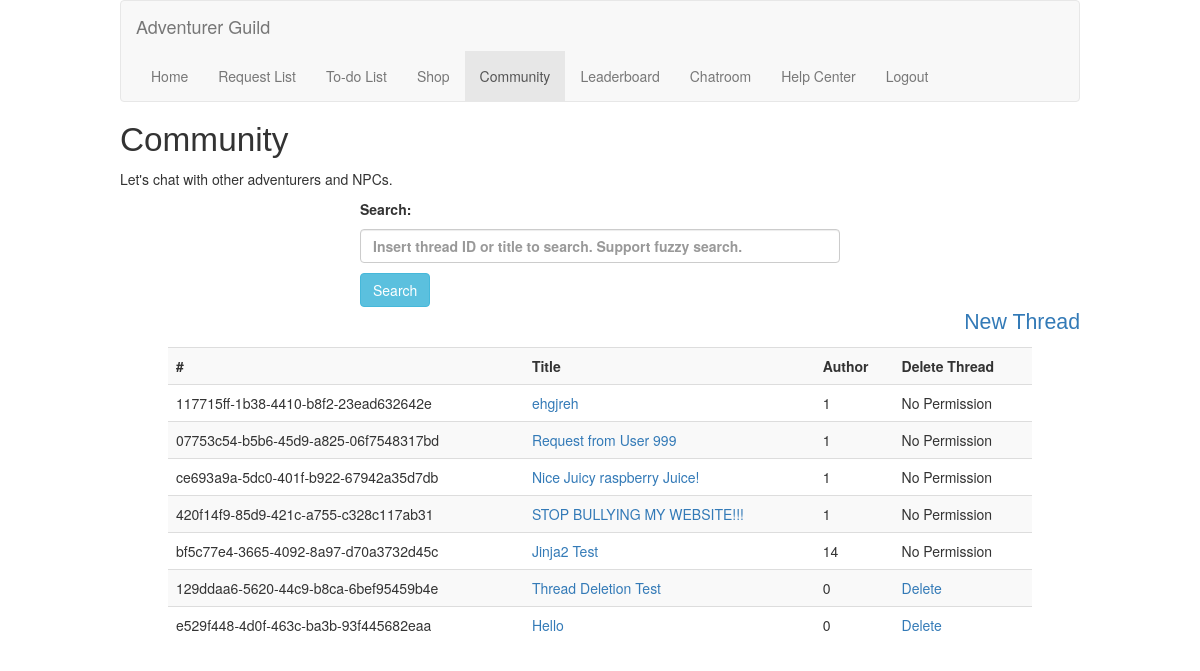
The app's page /community (signed in) with its own data.
### models/sqlmodels.py (models this page shows, shortened)
class Community(db.Model):
    __tablename__ = 'community'
    threadID = Column(Text, primary_key=True)
    title = Column(String(120), nullable=False)
    userID = Column(String(120), ForeignKey('users.userID', name='fk_community_userID'))

### routes.py (the view)
    @mainBluePrint.route("/community", methods=["GET"])
    @login_required
    def communityPage():
        userID = current_user.id # Fetch current logged in user ID
        try:
            result = Community.query.all() # Fetch all data from Community
            return render_template('community.html', result=result, userID=userID)
        except Exception as e:
            print(e) # Print error in the console
            return render_template('community.html', errmsg="Internal Error")

### routes.py (called while the page is built)
    @login_manager.user_loader
    def load_user(user_id):
        return User(user_id)

### templates/community.html (shortened to what this page needs)
{% extends 'base.html' %}
{% block content %}
    <h1 id="pageBanner">Community</h1>
    <p>Let's chat with other adventurers and NPCs.</p>
    <div id="searchBar">
        <form method="POST" action="/docommsearch">
            <p>Search: </p>
            <p><input type="text" class="form-control" id="keyword" name="keyword" placeholder="Insert thread ID or title to search. Support fuzzy search." required></p>
            <button type="submit" id="searchButton" class="btn btn-info" name="submitSearch">Search</button>
        </form>
    </div>
    <div id="new">
        <p><a href="/newthread" title="New Thread"> New Thread</a></p>
    </div>
    <table class="table table-striped listcontents">
        <tbody>
        <tr>
            <th scope="col">#</th>
            <th scope="col">Title</th>
            <th scope="col">Author</th>
            <th scope="col">Delete Thread</th>
        </tr>
        {% for resultitem in result %}
        <tr>
            <td>{{ resultitem.threadID }}</td>
            <td><a href="thread/{{resultitem.threadID}}" title="View Details">{{ resultitem.title }}</a></td>
            <td>{{ resultitem.userID }}</td>
            {% if userID|int == resultitem.userID|int %}
                <td><a href="/deletethread/{{resultitem.userID}}/{{resultitem.threadID}}" title="Delete this thread"> Delete</a></td>
            {% else %}
                <td>No Permission</td>
            {% endif %}
        </tr>
        {% endfor %}
        </tbody>
    </table>
{% endblock %}

### static/css/main.css (style rules this page uses)
a { text-decoration: none; }
.listcontents { width: 90%; margin-left: auto; margin-right: auto; }
#mainContent #new { text-align: right; font-family: 'Gill Sans', 'Gill Sans MT', Calibri, 'Trebuchet MS', sans-serif; font-size: 16pt; }
#pageBanner { font-family: 'Gill Sans', 'Gill Sans MT', Calibri, 'Trebuchet MS', sans-serif; font-size: 25pt; }
#searchBar { font-weight: bold; margin-left: auto; margin-right: auto; width: 50%; }

### records on screen
Community: threadID "117715ff-1b38-4410-b8f2-23ead632642e", title "ehgjreh", userID "1", shows "No Permission"
Community: threadID "07753c54-b5b6-45d9-a825-06f7548317bd", title "Request from User 999", userID "1", shows "No Permission"
Community: threadID "ce693a9a-5dc0-401f-b922-67942a35d7db", title "Nice Juicy raspberry Juice!", userID "1", shows "No Permission"
Community: threadID "420f14f9-85d9-421c-a755-c328c117ab31", title "STOP BULLYING MY WEBSITE!!!", userID "1", shows "No Permission"
Community: threadID "bf5c77e4-3665-4092-8a97-d70a3732d45c", title "Jinja2 Test", userID "14", shows "No Permission"
Community: threadID "129ddaa6-5620-44c9-b8ca-6bef95459b4e", title "Thread Deletion Test", userID "0"
Community: threadID "e529f448-4d0f-463c-ba3b-93f445682eaa", title "Hello", userID "0"
